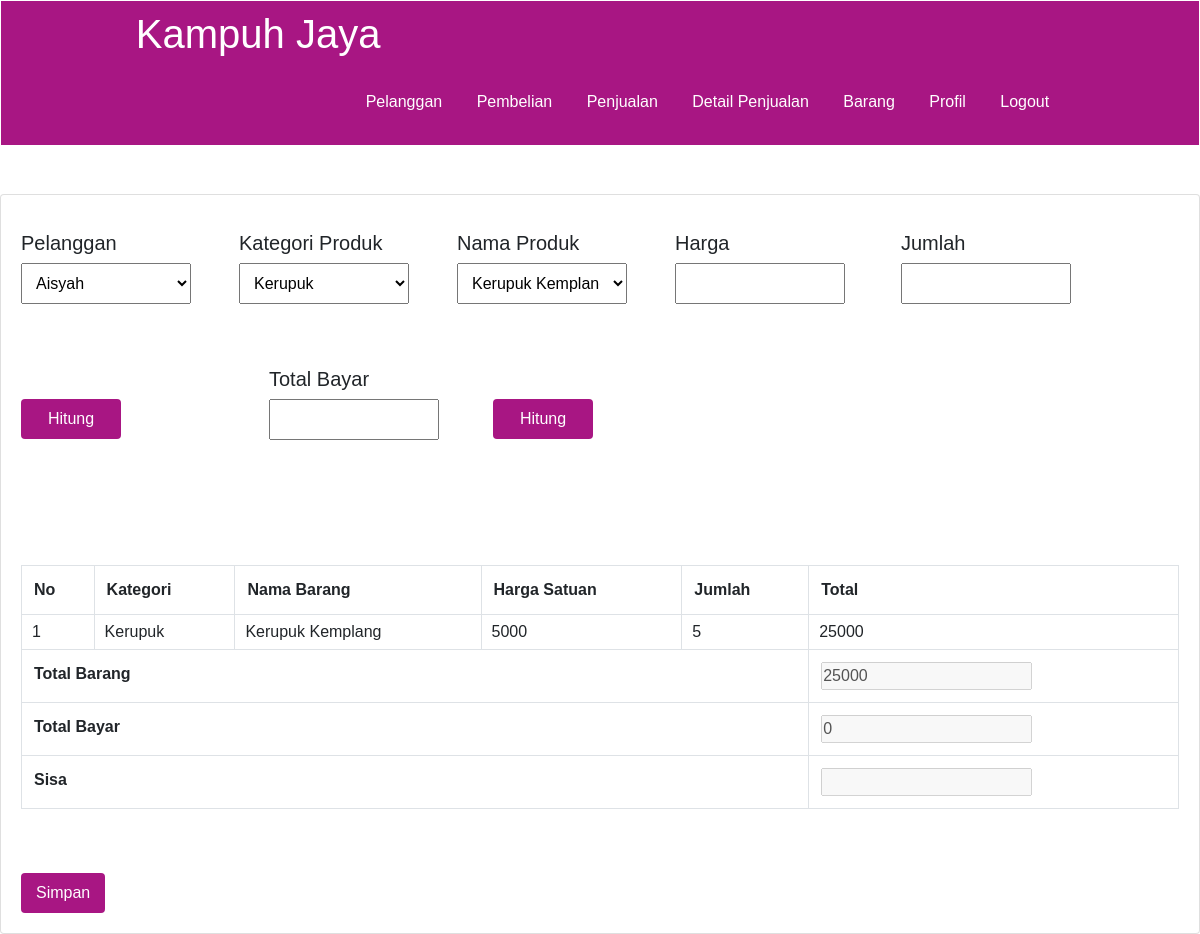
The app's page /user/index.php with its own data.
### tables this page shows
CREATE TABLE `hitung` (
  `id` int(11) NOT NULL,
  `nama_kategori` varchar(255) NOT NULL,
  `nama_barang` varchar(50) NOT NULL,
  `harga` int(11) NOT NULL,
  `qty` int(11) NOT NULL,
  `total` int(255) NOT NULL,
  `bayar` int(255) NOT NULL,
  `sisa` int(255) NOT NULL,
  `created_at` timestamp NOT NULL DEFAULT current_timestamp() ON UPDATE current_timestamp()
);

### user/index.php (the view, shortened to what this page needs)
<?php
 include "koneksi.php";
 $query = mysqli_query($conn,'SELECT * FROM kategori_produk');
 $query2 = mysqli_query($conn, 'SELECT * FROM produk');
 $query5 = mysqli_query($conn, 'SELECT * FROM pelanggan');
$conn = new mysqli('localhost', 'root', '', 'kasir');
?>
<!DOCTYPE html>
<html>
<head>
<link rel="stylesheet" href="https://stackpath.bootstrapcdn.com/bootstrap/4.5.0/css/bootstrap.min.css">
    <link rel="stylesheet" href="dekorasi.css">
</head>
<body>
    <header>
        <div class="container">
        <h1>Kampuh Jaya</h1>
        <ul>
            <li><a href="data_pelanggan.php">Pelanggan</a></li>
            <li><a href="pembelian.php">Pembelian</a></li>
            <li><a href="penjualan.php">Penjualan</a></li>
            <li><a href="detail_penjualan.php">Detail Penjualan</a></li>
            <li><a href="data_barang.php">Barang</a></li>
            <li><a href="profil.php">Profil</a></li>
            <li><a href="logout.php">Logout</a></li>
        </ul>
        </div>
    </header>
<div class="card mt-5">
<div class="card-body mx-auto" style='display:flex;flex-wrap:wrap;gap:3em'>
<form method="POST" action="" class="form-inline mt-3">
 <div class='' style='display:flex;flex-wrap:wrap;gap:3em'>
                    <div>
                     <h5>Pelanggan</h5>
                    <select name='id_pelanggan' class='input-control' style="width:170px;">
                        <?php while($pelanggan = mysqli_fetch_assoc($query5)):?>
                            <option value="<?= $pelanggan['id_pelanggan']?>"><?= $pelanggan['nama_pelanggan']?></option>
                        <?php endwhile ?>
                    </select>
                    </div>
                    <div>
                    <h5>Kategori Produk</h5>
                    <select name='nama_kategori' class='input-control' style="width:170px">
                        <?php while($kategori = mysqli_fetch_assoc($query)):?>
                            <option value="<?= $kategori['nama_kategori']?>"><?= $kategori['nama_kategori']?></option>
                        <?php endwhile ?>
                    </select>
                    </div>
                    <div>
                    <h5>Nama Produk</h5>
                    <select name='nama_barang' class='input-control' style="width:170px;">
                        <?php while($produk = mysqli_fetch_assoc($query2)):?>
                            <option value="<?= $produk['nama_produk']?>"><?= $produk['nama_produk']?></option>
                        <?php endwhile ?>
                    </select>
                    </div>
<div>
<h5>Harga</h5>
<input type="number" name="harga" id="harga" class="input-control mr-sm-2" style="width:170px; height:41px;">
</div>
<div>
<h5>Jumlah</h5>
<input type="number" name="qty" id="qty" class="input-control mr-sm-2" style="width:170px; height:41px;">
</div>
<button type="submit" style="width:100px; margin-right:100px; position:relative; margin-top:32px; margin-bottom:30px" name="submit" class="btn btn-primary">Hitung</button>
<div>
<h5>Total Bayar</h5>
<input type="number" name="totalbayar" id="totalbayar" class="input-control mr-sm-2" style="width:170px; height:41px;">
</div>
</form>
<button type='button' id='totalbayarbutton' style="width:100px; position:relative; margin-top:32px; margin-left:-50px; margin-bottom:30px"  class="btn btn-primary">Hitung</button>
<table class="table table-bordered mt-5" >
<tr>
<th>No</th>
<th>Kategori</th>
<th>Nama Barang</th>
<th>Harga Satuan</th>
<th>Jumlah</th>
<th>Total</th>
</tr>
<?php
$q = mysqli_query($conn, "SELECT * FROM hitung");
$tot_bayar = 0;
$no = 0;
while ($r = $q->fetch_assoc()) {
$total = $r['harga'] * $r['qty'];
$tot_bayar += $total;
$no++;
?>
<tr>
<td><?= $no ?></td>
<td><?= ucwords($r['nama_kategori']) ?></td>
<td><?= ucwords($r['nama_barang']) ?></td>
<td><?= $r['harga'] ?></td>
<td><?= $r['qty'] ?></td>
<td id=''><?= $total ?></td>
</tr>
<?php
}
?>
 <?php
$totalbayar = 0;
?>
<form method='POST' action="">
    <tr>
    <th colspan="5">Total Barang</th>
    <th ><input name='total' id='total_barang' disabled value='<?= $tot_bayar ?>' /></th>
    </tr>
    <tr >
    <th colspan="5">Total Bayar</th>
    <th ><input name='bayar' id='total_bayar' disabled value='<?= $totalbayar ?>' /></th>
    </tr>
    <tr >
    <th colspan="5">Sisa</th>
    <th ><input name='sisa' value=''id='sisa' disabled /></th>
</tr>
</table>
<button type="submit" name="sisa"  class="btn">Simpan </button>
</div>
</div>
</body>
</html>

### user/dekorasi.css (style rules this page uses)
* { padding: 0; margin: 0; font-family: 'quicksand', sans-serif; }
a { color: inherit; text-decoration: none; }
body { background-color: #fff }
.input-control { width: 100%; padding: 10px; margin-bottom: 15px; box-sizing: border-box; }
.btn { padding: 8px 15px; background-color: #a81683; color: #fff; border:none; cursor: pointer; }
header { border: 1px solid; background-color: #a81683; color: #fff; }
header h1 { float: left; padding: 9px 0; }
header ul { float: right; }
header ul li { display: inline-block; }
header ul li a { padding: 15px; display: inline-block; }
.container { width: 80%; margin: 0 auto; }
.container:after { content: ''; display: block; clear: both; }
.table { width: 100%; border-collapse: collapse; }
.table tr { height: 30px; }
.table tr td { padding: 5px 10px; }

### records on screen
hitung: nama_kategori "Kerupuk", nama_barang "Kerupuk Kemplang", harga "5000", qty "5", total "25000"

### other values on screen
form field id_pelanggan "Aisyah"
form field nama_kategori "Kerupuk"
form field nama_barang "Kerupuk Kemplang"
